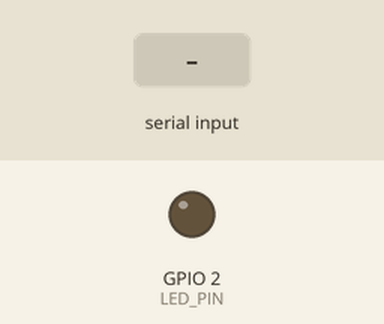
This sketch was run on a simulated ESP32. Shown: output pins drawn as LEDs (lit = HIGH). The inputs (shaded band) are chosen by the test bench. What the sketch prints to the serial monitor is not drawn.

Above: at 1.2 s.
1.3 s: "1" received over the second serial link
At 1.8 s:
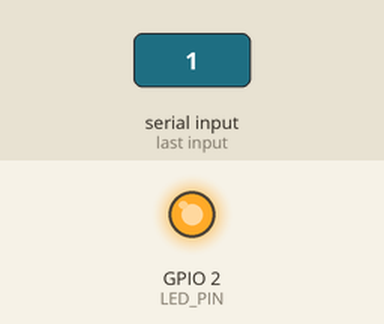
2.8 s: "0" received over the second serial link
At 4.2 s:
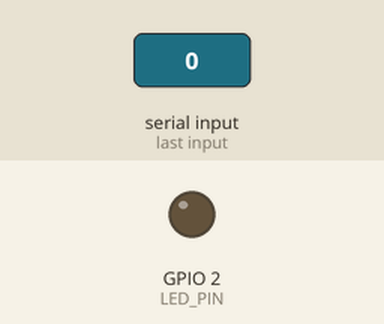
Timing chart, 0 to 5.8 s (numbered marks = the images above; inputs shaded):
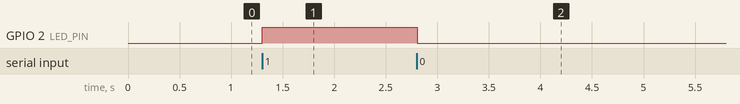

Measured:
- after the input at 1.3 s, GPIO 2 (LED_PIN): LOW → HIGH at once
- after the input at 2.8 s, GPIO 2 (LED_PIN): HIGH → LOW at once

The sketch:

UART_COM.ino
```cpp
#define ESP_RX2_PIN 4    // now using GPIO4
#define ESP_TX2_PIN -1   // unused

HardwareSerial PiSerial(2);  // UART2

#define LED_PIN 2

void setup() {
  pinMode(LED_PIN, OUTPUT);
  digitalWrite(LED_PIN, LOW);

  Serial.begin(115200);
  PiSerial.begin(115200, SERIAL_8N1, ESP_RX2_PIN, ESP_TX2_PIN);
  Serial.println("ESP32 listening on UART2 (RX=GPIO4) …");
}

void loop() {
  if (PiSerial.available()) {
    char c = PiSerial.read();
    if (c == '1') {
      digitalWrite(LED_PIN, HIGH);
      Serial.println("Got 1 → LED ON");
    }
    else if (c == '0') {
      digitalWrite(LED_PIN, LOW);
      Serial.println("Got 0 → LED OFF");
    }
  }
  delay(100);
}
```
